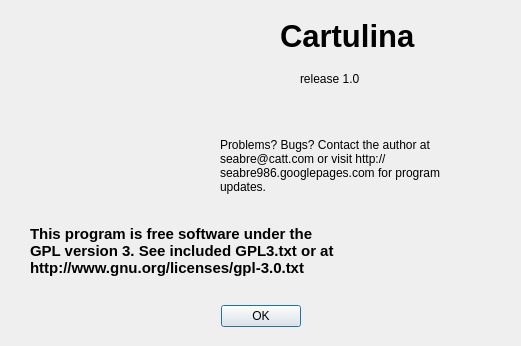
<ui version="4.0" >
 <class>cartulinaabout</class>
 <widget class="QDialog" name="cartulinaabout" >
  <property name="windowModality" >
   <enum>Qt::NonModal</enum>
  </property>
  <property name="geometry" >
   <rect>
    <x>0</x>
    <y>0</y>
    <width>521</width>
    <height>346</height>
   </rect>
  </property>
  <property name="minimumSize" >
   <size>
    <width>521</width>
    <height>346</height>
   </size>
  </property>
  <property name="maximumSize" >
   <size>
    <width>521</width>
    <height>346</height>
   </size>
  </property>
  <property name="windowTitle" >
   <string>About Cartulina</string>
  </property>
  <widget class="QLabel" name="label_2" >
   <property name="geometry" >
    <rect>
     <x>280</x>
     <y>10</y>
     <width>151</width>
     <height>51</height>
    </rect>
   </property>
   <property name="font" >
    <font>
     <pointsize>23</pointsize>
     <weight>75</weight>
     <bold>true</bold>
    </font>
   </property>
   <property name="text" >
    <string>Cartulina</string>
   </property>
  </widget>
  <widget class="QLabel" name="label_3" >
   <property name="geometry" >
    <rect>
     <x>30</x>
     <y>200</y>
     <width>311</width>
     <height>101</height>
    </rect>
   </property>
   <property name="font" >
    <font>
     <pointsize>11</pointsize>
     <weight>75</weight>
     <bold>true</bold>
    </font>
   </property>
   <property name="text" >
    <string>This program is free software under the GPL version 3. See included GPL3.txt or at http://www.gnu.org/licenses/gpl-3.0.txt</string>
   </property>
   <property name="wordWrap" >
    <bool>true</bool>
   </property>
  </widget>
  <widget class="QLabel" name="label_4" >
   <property name="geometry" >
    <rect>
     <x>370</x>
     <y>220</y>
     <width>141</width>
     <height>71</height>
    </rect>
   </property>
   <property name="text" >
    <string/>
   </property>
   <property name="pixmap" >
    <pixmap>gplv3-127x51.png</pixmap>
   </property>
  </widget>
  <widget class="QLabel" name="label_5" >
   <property name="geometry" >
    <rect>
     <x>10</x>
     <y>20</y>
     <width>211</width>
     <height>181</height>
    </rect>
   </property>
   <property name="text" >
    <string/>
   </property>
   <property name="pixmap" >
    <pixmap>me.png</pixmap>
   </property>
  </widget>
  <widget class="QLabel" name="label_6" >
   <property name="geometry" >
    <rect>
     <x>220</x>
     <y>120</y>
     <width>241</width>
     <height>91</height>
    </rect>
   </property>
   <property name="text" >
    <string>Problems? Bugs? Contact the author at seabre@catt.com or visit http://seabre986.googlepages.com for program updates.</string>
   </property>
   <property name="wordWrap" >
    <bool>true</bool>
   </property>
  </widget>
  <widget class="QLabel" name="label" >
   <property name="geometry" >
    <rect>
     <x>300</x>
     <y>70</y>
     <width>81</width>
     <height>18</height>
    </rect>
   </property>
   <property name="text" >
    <string>release 1.0</string>
   </property>
  </widget>
  <widget class="QDialogButtonBox" name="buttonBox" >
   <property name="geometry" >
    <rect>
     <x>220</x>
     <y>300</y>
     <width>81</width>
     <height>32</height>
    </rect>
   </property>
   <property name="standardButtons" >
    <set>QDialogButtonBox::Ok</set>
   </property>
  </widget>
 </widget>
 <resources/>
 <connections>
  <connection>
   <sender>buttonBox</sender>
   <signal>accepted()</signal>
   <receiver>cartulinaabout</receiver>
   <slot>accept()</slot>
   <hints>
    <hint type="sourcelabel" >
     <x>220</x>
     <y>315</y>
    </hint>
    <hint type="destinationlabel" >
     <x>231</x>
     <y>172</y>
    </hint>
   </hints>
  </connection>
 </connections>
</ui>
